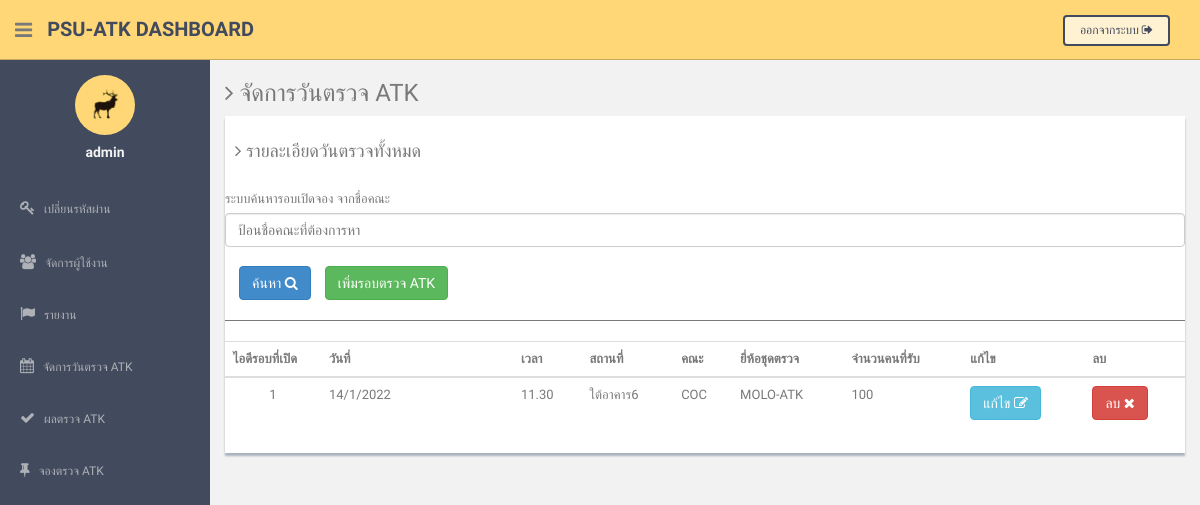
/admin/show_atk_roud.php (signed in), run on an earlier commit of the app's database.
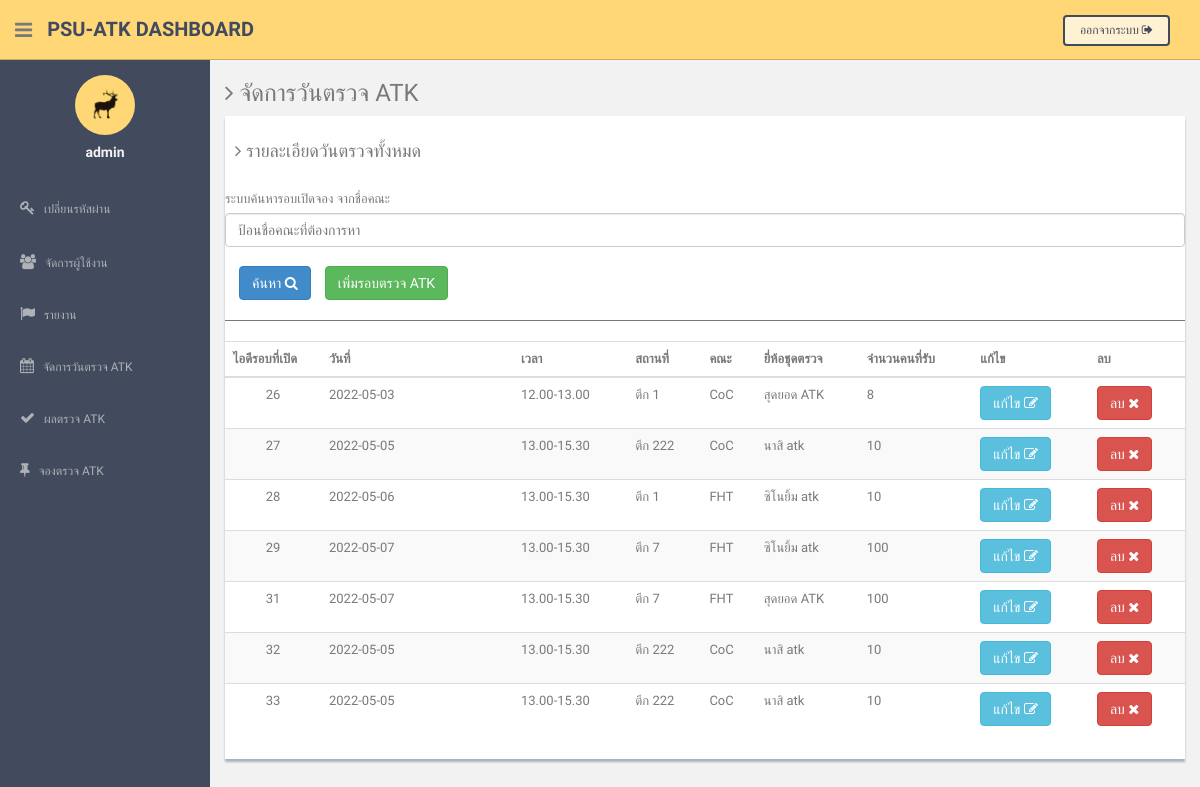
And on a later commit of the database.
### tables this page shows
CREATE TABLE `atk_open` (
  `atopen_id` int(10) NOT NULL,
  `date` varchar(100) NOT NULL,
  `time` varchar(100) NOT NULL,
  `location` varchar(100) NOT NULL,
  `faculty` varchar(100) NOT NULL,
  `brand` varchar(100) NOT NULL,
  `amount` int(100) NOT NULL
);

### admin/show_atk_roud.php (the view, shortened to what this page needs)
<?php
include 'dbconnection.php';
if (strlen($_SESSION['id'] == 0)) {
    header('location:logout.php');
} else {
    $search = isset($_GET['search']) ? $_GET['search'] : '';
    $sql = "SELECT * FROM atk_open WHERE faculty LIKE '%$search%'";
    $result = mysqli_query($connect, $sql); ?>
    <!DOCTYPE html>
    <html lang="en">
    <head>
        <link href="assets/css/bootstrap.css" rel="stylesheet">
        <link href="assets/font-awesome/css/font-awesome.css" rel="stylesheet" />
        <link href="assets/css/style.css" rel="stylesheet">
        <link href="assets/css/style-responsive.css" rel="stylesheet">
    </head>
    <body>
        <?php include 'menu.php'; ?>
        <section id="main-content">
            <section class="wrapper">
                <h3><i class="fa fa-angle-right"></i> จัดการวันตรวจ ATK</h3>
                <div class="row">
                    <div class="col-md-12">
                        <div class="content-panel">
                            <table class="table table-striped table-advance table-hover">
                                <h4><i class="fa fa-angle-right"></i> รายละเอียดวันตรวจทั้งหมด </h4>
                                <br>
                                <form method="get" id="form" enctype="multipart/form-data" action="">
                                    <label for="exampleInputEmail1">ระบบค้นหารอบเปิดจอง จากชื่อคณะ</label>
                                    <input type="text" class="form-control" id="search" name="search" placeholder="ป้อนชื่อคณะที่ต้องการหา">
                                    <br>
                                    <button type="submit" class="btn btn-primary" style="margin-left: 1em;">ค้นหา <i class="fa fa-search" aria-hidden="true"></i></button>
                                </form>
                                <form action="add_atk_roud.php">
                                    <button type="submit" class="btn btn-success" style="margin-left: 1em;">เพิ่มรอบตรวจ ATK</button>
                                </form>
                                <hr>
                                <div class="col-12">
                                    <thead>
                                        <tr>
                                            <th width='10%'>ไอดีรอบที่เปิด</th>
                                            <th width='20%'>วันที่</th>
                                            <th>เวลา</th>
                                            <th>สถานที่</th>
                                            <th>คณะ</th>
                                            <th>ยี่ห้อชุดตรวจ</th>
                                            <th>จํานวนคนที่รับ</th>
                                            <th>แก้ไข</th>
                                            <th>ลบ</th>
                                        </tr>
                                        <?php while ($row = mysqli_fetch_array($result, MYSQLI_ASSOC)) { ?>
                                            <tr>
                                                <td align='center'><?php echo $row["atopen_id"]; ?></td>
                                                <td><?php echo $row["date"]; ?></td>
                                                <td><?php echo $row["time"]; ?></td>
                                                <td><?php echo $row["location"]; ?></td>
                                                <td><?php echo $row["faculty"]; ?></td>
                                                <td><?php echo $row["brand"]; ?></td>
                                                <td><?php echo $row["amount"]; ?></td>
                                                <td>
                                                    <form action="edit_atk_roud.php" method="post">
                                                        <button type="submit" class="btn btn-info"> แก้ไข <i class="fa fa-pencil-square-o" aria-hidden="true"></i></button>
                                                    </form>
                                                </td>
                                                <td>
                                                    <div>
                                                        <a data-id="<?php echo $row["atopen_id"]; ?>" href="?delete=<?php echo $row["atopen_id"]; ?>" class="btn btn-danger delete-btn"> ลบ <i class="fa fa-times" aria-hidden="true"></i></a>
                                                    </div>
                                                </td>
                                            </tr>
                                    </thead>
                                <?php } ?>
                            </table>
                        </div>
                    </div>
                </div>
    </body>
    </html>
<?php
} ?>

What changed in the data, as far as the page shows it:
removed atk_open: atopen_id "1", date "14/1/2022", time "11.30", location "ใต้อาคาร6", faculty "COC", brand "MOLO-ATK", amount "100"
added atk_open: atopen_id "26", date "2022-05-03", time "12.00-13.00", location "ตึก 1", faculty "CoC", brand "สุดยอด ATK", amount "8"
added atk_open: atopen_id "27", date "2022-05-05", time "13.00-15.30", location "ตึก 222", faculty "CoC", brand "นาสิ atk", amount "10"
added atk_open: atopen_id "28", date "2022-05-06", time "13.00-15.30", location "ตึก 1", faculty "FHT", brand "ซิโนยิ้ม atk", amount "10"
added atk_open: atopen_id "29", date "2022-05-07", time "13.00-15.30", location "ตึก 7", faculty "FHT", brand "ซิโนยิ้ม atk", amount "100"
added atk_open: atopen_id "31", date "2022-05-07", time "13.00-15.30", location "ตึก 7", faculty "FHT", brand "สุดยอด ATK", amount "100"
added atk_open: atopen_id "32", date "2022-05-05", time "13.00-15.30", location "ตึก 222", faculty "CoC", brand "นาสิ atk", amount "10"
added atk_open: atopen_id "33", date "2022-05-05", time "13.00-15.30", location "ตึก 222", faculty "CoC", brand "นาสิ atk", amount "10"
